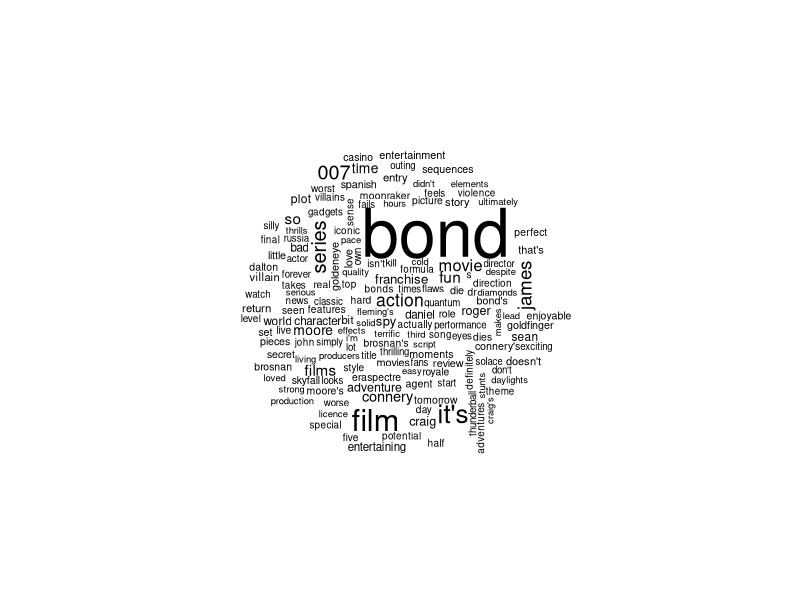

This chart was generated by the following R code: (Note: this script raises an error after producing the figure.)
## ---- chunk 1
knitr::opts_chunk$set(echo = FALSE)
knitr::opts_chunk$set(message = FALSE)
# knitr::opts_knit$set(root.dir = '..')
knitr::opts_chunk$set(fig.height = 3, fig.width = 7)
knitr::opts_chunk$set(fig.pos='H')

library(data.table)
library(ggplot2)
library(magrittr)
library(purrr)
library(knitr)
library(tidytext)
library(wordcloud)
## ---- chunk 2
bad_review <- "This movie was terrible."

good_review <- "I loved every minute of it!"
## ---- chunk 3
good_words <- c("good", "superb", "love", "like")

bad_words <- c("bad", "terrible", "hate")
## ---- chunk 4
good_regex <- paste(good_words, collapse = "|")

bad_regex <- paste(bad_words, collapse = "|")

# note: "|" is "OR" in regex
## ---- chunk 5
print(good_regex)
print(bad_regex)

# note: "|" is "OR" in regex
## ---- chunk 6
grepl(good_regex, good_review)
grepl(bad_regex, good_review)
## ---- chunk 7
grepl(bad_regex, bad_review)
grepl(good_regex, bad_review)
## ---- chunk 8
media_scores <- c("65%", "33%", "20%")
## ---- chunk 9
gsub(pattern = "%", replacement = "", media_scores) %>%
    as.integer()
## ---- chunk 10
year <- c("(2002)", "(1990)")
## ---- chunk 11
gsub(pattern = "(\\(|\\))", replacement = "", year) %>%
    as.integer()
## ---- chunk 12
movie_url <- "https://www.rt.com/m/1003722-casino_royale"
## ---- chunk 13
gsub("https://www.rt.com/m/", "", movie_url)
## ---- chunk 14
gsub("https://www\\.rt\\.com/m/", "", movie_url)
## ---- chunk 15
movie_urls <- c(
    "https://www.rt.com/m/1003722-casino_royale",
    "https://www.rt.com/m/1003722-casino_royale/reviews",
    "https://www.rt.com/m/1003722-casino_royale/reviews?type=top_critics",
    "https://www.rt.com/m/1003722-casino_royale/pictures"
)
## ---- chunk 16
gsub("https://www\\.rt\\.com/m/", "", movie_urls)
## ---- chunk 17
gsub(
    "/reviews", "",
    gsub("https://www\\.rt\\.com/m/", "", movie_urls)
)
## ---- chunk 18
stringr::str_match(
    string = movie_urls, pattern = ".*/m/(.+?)(/.*)?$"
)[, 2]
## ---- chunk 19
img_url <- "https://resizing.flixster.com/
R1dBRE4KaDM5WfvLIS7-0aSZMIo=/206x305/v2/
https://flxt.tmsimg.com/assets/p4248_p_v8_ad.jpg"
## ---- chunk 20
cat(img_url)
## ---- chunk 21
img_url <- gsub("\n", "", img_url)
## ---- chunk 22
stringr::str_match(
    string = img_url,
    pattern = ".+/(https://.+\\.jpg)"
)[, 2]
## ---- chunk 23
review <- data.table(review = "
    A few innovative sets,
    a wealth of eye-popping colors,
    and oodles of bared midriffs
    can't redeem this juvenile experiment 
    in adolescent fantasy.
")
## ---- chunk 24
review %>%
    unnest_tokens(output = "word", input = "review") %>%
    .[, .N, by = "word"] %>%
    .[order(-N)] %>%
    .[1:5]
## ---- chunk 25
reviews <- fread("data/james_bond_007_franchise_short_reviews.csv") %>%
    .[, .(movie_title, media_score, short_review)]
str(reviews, nchar.max = 55)
## ---- chunk 26
review_words_by_movie <- reviews[, .(short_review)] %>%
    unnest_tokens(output = word, input = short_review)

review_words_by_movie[, .N, by = "word"][order(-N)] %>%
    head(6)
## ---- chunk 27
stop_words <- tidytext::stop_words %>%
    data.table() %>%
    .[lexicon == "onix"]

stop_words[, word] %>% head(10)
## ---- chunk 28
review_words_by_movie <- review_words_by_movie %>%
    .[!stop_words, on = "word"]
## ---- chunk 29
word_freq <- review_words_by_movie %>%
    .[, .(num_occurance = .N), by = "word"] %>%
    .[order(-num_occurance)] %T>%
    head(10)
## ---- chunk 30
suppressWarnings(
    wordcloud::wordcloud(
        words = word_freq[num_occurance > 5, word],
        freq = word_freq[num_occurance > 5, num_occurance]
    )
)
## ---- chunk 31
review_bigrams_by_movie <- reviews[, .(short_review)] %>%
    unnest_tokens(
        output = bigram, input = short_review,
        token = "ngrams", n = 2
    )

review_bigrams_by_movie[, .N, bigram][order(-N)] %>% head(10)
## ---- chunk 32
stopwords <- stop_words[, word]
## ---- chunk 33
grep(
    pattern = paste0(stopwords, collapse = "|"),
    "bond",
    value = TRUE
)
## ---- chunk 34
test <- c("i am", "james", "ma'am")
grepl("am", test)
grepl("^am|am$", test)
grepl("^am|am$", test)
grepl("^am[[:space:]]|[[:space:]]am$", test)
## ---- chunk 35
stopwords_regex <- paste(
    paste(paste0("^", stopwords, "[[:space:]]"), collapse = "|"),
    paste(paste0("[[:space:]]", stopwords, "$"), collapse = "|"),
    collapse = "|"
)

review_bigrams_by_movie <- review_bigrams_by_movie %>%
    .[!grepl(stopwords_regex, bigram)]

review_bigrams_by_movie[, .N, bigram][order(-N)] %>%
    head(10)
## ---- chunk 36
tidytext::get_sentiments() %>% head()
## ---- chunk 37
get_sentiments(lexicon = "afinn") %>% head(6)
## ---- chunk 38
get_sentiments(lexicon = "bing") %>% head(6)
## ---- chunk 39
get_sentiments(lexicon = "nrc") %>% head(6)
## ---- chunk 40
get_sentiments(lexicon = "loughran") %>% head(6)
## ---- chunk 41
sentiment_scores <- get_sentiments(lexicon = "afinn") %>% data.table()
sentiment_scores[, .N, keyby = "value"]
## ---- chunk 42
sentiment_scores[value == -5] %>% head(3)
## ---- chunk 43
sentiment_scores[value == 0] %>% head(3)
## ---- chunk 44
sentiment_scores[value == 5] %>% head(3)
## ---- chunk 45
review_sentiment_scores <- reviews[, .(short_review)] %>%
    unnest_tokens(output = word, input = short_review, drop = FALSE) %>%
    merge(sentiment_scores, by = "word") %>%
    .[, .(sentiment_score = sum(value)), by = c("short_review")]
## ---- chunk 46
movies_w_sentiments <- reviews %>%
    merge(review_sentiment_scores, by = "short_review") %>%
    .[,
        .(movie_sentiment_score = sum(sentiment_score)),
        by = c("movie_title", "media_score")
    ]
## ---- chunk 47
ggplot(
    movies_w_sentiments,
    aes(x = movie_sentiment_score, y = media_score)
) +
    geom_point() +
    geom_smooth(method = "lm", se = FALSE) +
    labs(
        title = "Correlation between review sentiments and review scores",
        subtitle = "On the 27 movies in the James Bond franchise",
        caption = paste(
            "Data gathered from rottentomatoes.com",
            "Sentiment lexicon used: 'afinn'",
            sep = "\n"
        ),
        y = "Media Score on RT",
        x = "Sum of review word sentiment scores"
    ) +
    scale_y_continuous(limits = c(0, 125)) +
    theme_minimal()
